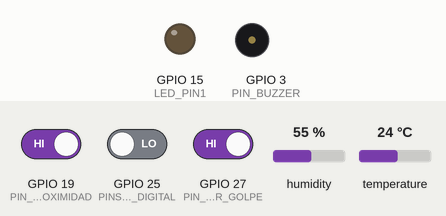
A sketch run on a simulated ESP32. Parts: output pins drawn as LEDs (lit = HIGH), buzzer (waves = sounding, pin HIGH). The inputs (shaded band) are chosen by the test bench; at power-on: temperature 24 °C, GPIO 19 (PIN_PROXIMIDAD) HIGH, GPIO 25 (PINSONIDO_DIGITAL) LOW, GPIO 27 (PIN_SENSOR_GOLPE) HIGH, humidity 55 %. WiFi joins after 1.5 s; servers stay silent unless stated; random numbers use the default seed unless the sketch sets one; no MQTT or app messages arrive unless stated; what the sketch prints to the serial monitor is not drawn.

Above: at 2.7 s.
2.8 s: temperature set to 16 °C
4.8 s: temperature set to 13 °C
At 5.7 s:
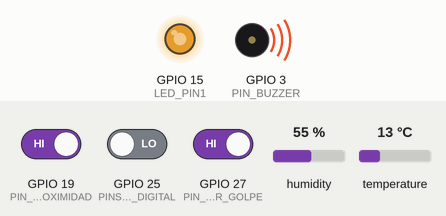
10.8 s: GPIO 19 (PIN_PROXIMIDAD) driven LOW
12.4 s: GPIO 25 (PINSONIDO_DIGITAL) driven HIGH
At 13.6 s:
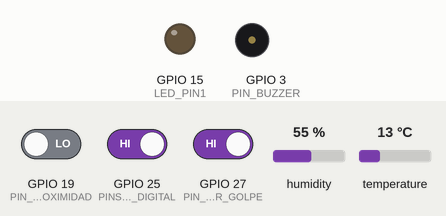
14.1 s: GPIO 27 (PIN_SENSOR_GOLPE) driven LOW
Timing chart, 0 to 22.1 s (numbered marks = the images above; inputs shaded):
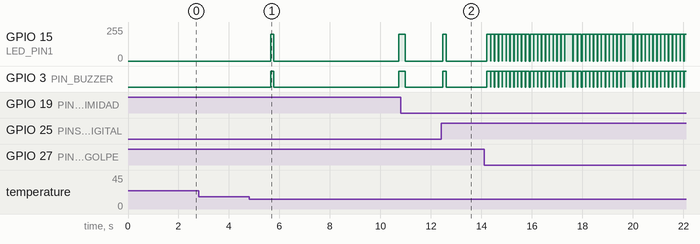

The sketch:

Codigo_cuna.ino
```cpp
#include <DHT.h>
#include <WiFi.h>
#include <PubSubClient.h>


#define LED_PIN1                15

//Sensor Proximidad
#define PIN_PROXIMIDAD          19

//Sensor de humedad
#define DHTPIN                  21
#define DHTTYPE                 DHT11

//Sensor de sonido HW-484 JY-037
#define PINSONIDO_DIGITAL       25
#define PINSONIDO_ANALOGICO     26

//Sensor tacometro
#define PIN_SENSOR_GOLPE        27

//BUZZER
#define PIN_BUZZER              3

#define LEDC_CHANNEL_0          0
#define LEDC_TIMER_8_BIT        8
#define LEDC_BASE_FREQ          5000

//DHT - Temperatura
DHT dht(DHTPIN, DHTTYPE);
int contCiclo = 0;
int CICLO_MOSTRAR_TEMPERATURA_CONSOLA = 300;
int cicloRefrescoTemperatura = 0;
float temperatura_alarma_minima = 15;
float temperatura_alarma_maxima = 30;

//Configuracion
int DELAY_LOOP = 100;


//SONIDO
int valor_sonido;
int aviso_sonido = 0;

//Sensor Golpe
int valor_sensor_golpe;

//PROXIMIDAD
int valor_proximidad;
int aviso_proximidad = 0;


//Activacion de alarmas
int alarma_sonido_activada = 1;
int alarma_temperatura_activada = 1;
int alarma_proximidad_activada = 1;
int aviso_temperatura = 0;
int TIEMPO_REFRESCO = 50;//5 segundos por los 100 de delay
int DELAY_MENSAJES = 10;//Milisegundos
int alarmaActivada = 0;
int contAlarma = 0;


//WIFI
const char* SSID = "nombre_de_red";
const char* PWD = "contraseña_de_red";
int DELAY_TRY_RECONNECT = 500;//Milisegundos

// MQTT client
WiFiClient wifiClient;
PubSubClient mqttClient(wifiClient);
char* mqttServer = "broker.hivemq.com";
int mqttPort = 1883;

//Topicos
const char* TOPIC_CONSOLA = "/com/consola";
String TOPIC_CONSOLA_STRING;
const char* TOPIC_REFRESCO_TEMPERATURA = "/swa/temperatura";
String TOPIC_REFRESCO_TEMPERATURA_STRING;
const char* TOPIC_ALARMA = "/swa/alarma";
String TOPIC_ALARMA_STRING;
const char* TOPIC_CONFIG_TEMPERATURA_MINIMA = "/com/cuna/configTemperaturaMinima";
String TOPIC_CONFIG_TEMPERATURA_MINIMA_STRING;
const char* TOPIC_CONFIG_TEMPERATURA_MAXIMA = "/com/cuna/configTemperaturaMaxima";
String TOPIC_CONFIG_TEMPERATURA_MAXIMA_STRING;
const char* TOPIC_SWITCH_ALARMA_SONIDO = "/com/cuna/switchAlarmaSonido";
String TOPIC_SWITCH_ALARMA_SONIDO_STRING;
const char* TOPIC_SWITCH_ALARMA_TEMPERATURA = "/com/cuna/switchAlarmaTemperatura";
String TOPIC_SWITCH_ALARMA_TEMPERATURA_STRING;
const char* TOPIC_SWITCH_ALARMA_PROXIMIDAD = "/com/cuna/switchAlarmaProximidad";
String TOPIC_SWITCH_ALARMA_PROXIMIDAD_STRING;
const char* TOPIC_GET_CONFIGURACION = "/com/cuna/getConfiguration";
String TOPIC_GET_CONFIGURACION_STRING;
const char* TOPIC_ENVIAR_CONFIGURACION = "/com/cuna/myConfiguration";
String TOPIC_ENVIAR_CONFIGURACION_STRING;


void setup() {
  //Activamos la salida por consola
  Serial.begin(115200);

  //Seteo de pines del ESP32
  configurarPines();

  //Inicializamos modulo dht para lectura de humedad y temperatura del ambiente
  dht.begin();

  //WIFI
  configurarYConectarWifi();

  //MQTT
  configurarMqtt();

  //Obtenemos las constantes de los topicos en String
  getTopicStrings();
}

void loop() {

 if (!mqttClient.connected())
 {
    reconnect();
 }

  mqttClient.loop();

  ledcWrite(LEDC_CHANNEL_0, 0);

  digitalWrite(PIN_BUZZER, LOW);

  alarmaActivada = 0;

  //DHT
  leerHumedad();

  //SONIDO
  leerSensorSonido();

  //TACOMETRO
  leerSensorMovimiento();

  //PROXIMIDAD
  leerSensorProximidad();

  if(alarmaActivada == 1)
  {
    contAlarma++;
  }
  else
  {
    contAlarma = 0;
  }

  delay(DELAY_LOOP);
}

void refrescarTemperatura(String mensaje){

  int n = mensaje.length();

  //Conversion de String a char[]
  char char_array[n + 1];

  strcpy(char_array, mensaje.c_str());

  for (int i = 0; i < n; i++)
      char_array[i] = mensaje[i];

  //Publicacion de mensaje
  if (mqttClient.connected()){
      mqttClient.publish(TOPIC_REFRESCO_TEMPERATURA, char_array);
      delay(DELAY_MENSAJES);
    }
}

void leerHumedad(){

  contCiclo++;

  cicloRefrescoTemperatura++;

  // Leemos la temperatura en grados centígrados (por defecto)
  float t = dht.readTemperature();

  // Comprobamos si ha habido algún error en la lectura
  if (isnan(t)) {
    if(cicloRefrescoTemperatura == 0 || cicloRefrescoTemperatura == TIEMPO_REFRESCO)
     {
        if(cicloRefrescoTemperatura > 0)
        {
          cicloRefrescoTemperatura = 0;
        }
        mostrarEnConsola("Error obteniendo los datos del sensor DHT11");
     }
  }
  else  {

      //Cada 10 tenemos 1 segundo por el delay de 100 milisegundos
     if(contCiclo == CICLO_MOSTRAR_TEMPERATURA_CONSOLA)
     {
        contCiclo = 0;

        mostrarEnConsola("Temperatura: " + String(t) + " ºC");
     }

     if(cicloRefrescoTemperatura == 0 || cicloRefrescoTemperatura == TIEMPO_REFRESCO)
     {
      if(cicloRefrescoTemperatura > 0)
      {
        cicloRefrescoTemperatura = 0;
      }

      refrescarTemperatura("Temperatura: " + String(t) + " ºC");
     }
     else
     {
        //mostrarEnConsola(String(cicloRefrescoTemperatura));
     }

    if(alarma_temperatura_activada == 1)
     {
        if(t > temperatura_alarma_maxima || t < temperatura_alarma_minima)
        {


          if(aviso_temperatura == 0 || aviso_temperatura == TIEMPO_REFRESCO)
          {
            if(aviso_temperatura > 0)
            {
              aviso_temperatura = 0;
            }

            alarma("Temperatura " + String(t) + " ºC");
          }

          aviso_temperatura++;

        }
        else
        {
          aviso_temperatura = 0;
        }
     }
  }
}

void leerSensorSonido(){

  valor_sonido = digitalRead(PINSONIDO_DIGITAL);

  if(valor_sonido == HIGH)
  {
    if(alarma_sonido_activada == 1)
    {
      if(aviso_sonido == 0 || aviso_sonido == TIEMPO_REFRESCO)
      {
        if(aviso_sonido > 0)
        {
          aviso_sonido = 0;
        }

        alarma("Sonido");
      }

      aviso_sonido++;

    }


    mostrarEnConsola("Microfono detectado.");
  }
  else
  {
    aviso_sonido = 0;
  }
}

void leerSensorMovimiento(){
  valor_sensor_golpe = digitalRead(PIN_SENSOR_GOLPE);

  if(valor_sensor_golpe == LOW)
  {
    alarma("Movimiento");

    mostrarEnConsola("Movimiento detectado.");
  }
}

void leerSensorProximidad(){

  valor_proximidad = digitalRead(PIN_PROXIMIDAD);

  if(valor_proximidad == LOW)
  {
    if(alarma_proximidad_activada == 1)
    {
      if(aviso_proximidad == 0 || aviso_proximidad == TIEMPO_REFRESCO)
      {
        if(aviso_proximidad > 0)
        {
          aviso_proximidad = 0;
        }

        alarma("Proximidad");
      }

      aviso_proximidad++;

    }

    mostrarEnConsola("Objeto aproximado.");
  }
  else
  {
    aviso_proximidad = 0;
  }

}

void configurarPines(){

  ledcSetup(LEDC_CHANNEL_0, LEDC_BASE_FREQ, LEDC_TIMER_8_BIT);
  ledcAttachPin(LED_PIN1, LEDC_CHANNEL_0);

  pinMode(LED_PIN1, OUTPUT);

  pinMode(PIN_PROXIMIDAD, INPUT);

  pinMode(PINSONIDO_DIGITAL, INPUT);

  pinMode(PIN_SENSOR_GOLPE, INPUT);

  pinMode(PIN_BUZZER, OUTPUT);
}

void configurarYConectarWifi(){
  WiFi.begin(SSID, PWD);

  while (WiFi.status() != WL_CONNECTED) {
    Serial.print(".");
    delay(DELAY_TRY_RECONNECT);
  }

  String nombre_red;

  for (int i = 0; i < strlen(SSID); i++) {

    nombre_red = nombre_red + (char)SSID[i];
  }

  mostrarEnConsola("Conectado a " + nombre_red);
}

void configurarMqtt(){
  mqttClient.setServer(mqttServer, mqttPort);

  //Configuramos el método donde el dispositivo realizará la lectura de los mensajes a los que está suscripto
  mqttClient.setCallback(callback);
}

void alarma(String tipo){

    alarmaActivada = 1;

    ledcWrite(LEDC_CHANNEL_0, 200);
    digitalWrite(PIN_BUZZER, HIGH);

  //Conversion de String a char[]
    int n = tipo.length();

    char char_array[n + 1];

    strcpy(char_array, tipo.c_str());

    for (int i = 0; i < n; i++)
    {
       char_array[i] = tipo[i];
    }


    if (mqttClient.connected()){
      mqttClient.publish(TOPIC_ALARMA, char_array);

      delay(DELAY_MENSAJES);
    }

    mostrarEnConsola("Alarma informada: " + tipo);
 }

void reconnect() {

  mostrarEnConsola("Conectando a Broker MQTT...");

  while (!mqttClient.connected()) {

      mostrarEnConsola("Reonectando a Broker MQTT...");

      //Generacion de clientID
      String clientId = "ESP32Client-";
      clientId += String(random(0xffff), HEX);

      if (mqttClient.connect(clientId.c_str())) {

        mostrarEnConsola("Conectado a Broker MQTT.");

        //suscripcion a topicos
        mqttClient.subscribe(TOPIC_CONFIG_TEMPERATURA_MINIMA);
        mqttClient.subscribe(TOPIC_CONFIG_TEMPERATURA_MAXIMA);
        mqttClient.subscribe(TOPIC_SWITCH_ALARMA_SONIDO);
        mqttClient.subscribe(TOPIC_SWITCH_ALARMA_TEMPERATURA);
        mqttClient.subscribe(TOPIC_SWITCH_ALARMA_PROXIMIDAD);
        mqttClient.subscribe(TOPIC_GET_CONFIGURACION);
        mqttClient.subscribe(TOPIC_ENVIAR_CONFIGURACION);
      }

  }
}

void callback(char* topic, byte* payload, unsigned int length) {

  String topico;
  String mensaje;

  for (int i = 0; i < strlen(topic); i++) {

    topico = topico + (char)topic[i];
  }

  for (int i = 0; i < length; i++) {

    mensaje = mensaje + (char)payload[i];

  }

  mostrarEnConsola("Topico Recibido: " + topico + "; Mesaje Recibido:" + mensaje);

  bool igual = topico.equalsIgnoreCase(TOPIC_CONFIG_TEMPERATURA_MINIMA_STRING);

  if(igual)
  {
    //Configuramos la temperatura minima obtenida del mensaje
    temperatura_alarma_minima = mensaje.toFloat();
  }

  igual = topico.equalsIgnoreCase(TOPIC_CONFIG_TEMPERATURA_MAXIMA_STRING);

  if(igual)
  {
    //Configuramos la temperatura maxima obtenida del mensaje
    temperatura_alarma_maxima = mensaje.toFloat();
  }

  igual = topico.equalsIgnoreCase(TOPIC_SWITCH_ALARMA_TEMPERATURA_STRING);

  if(igual)
  {
    if(mensaje == "1"){
      alarma_temperatura_activada = 1;
    }
    else{
      alarma_temperatura_activada = 0;
    }
  }

  igual = topico.equalsIgnoreCase(TOPIC_SWITCH_ALARMA_SONIDO_STRING);

  if(igual)
  {
    if(mensaje == "1"){
      alarma_sonido_activada = 1;
    }
    else{
      alarma_sonido_activada = 0;
    }
  }

  igual = topico.equalsIgnoreCase(TOPIC_SWITCH_ALARMA_PROXIMIDAD_STRING);

  if(igual)
  {
    if(mensaje == "1"){
      alarma_proximidad_activada = 1;
    }
    else{
      alarma_proximidad_activada = 0;
    }
  }

  igual = topico.equalsIgnoreCase(TOPIC_GET_CONFIGURACION);

  if(igual)
  {
    enviarConfiguracion();
  }
}

void enviarConfiguracion(){

  String configuracion = "{";
  configuracion = configuracion + "\"alarma_temperatura\" : \"" + String(alarma_temperatura_activada) + "\",";
  configuracion = configuracion + "\"temperatura_minima\" : \"" + String(temperatura_alarma_minima) + "\",";
  configuracion = configuracion + "\"temperatura_maxima\" : \"" + String(temperatura_alarma_maxima) + "\",";
  configuracion = configuracion + "\"alarma_sonido\" : \"" + String(alarma_sonido_activada) + "\",";
  configuracion = configuracion + "\"alarma_proximidad\" : \"" + String(alarma_proximidad_activada) + "\"";
  configuracion = configuracion + "}";

  //
  int n = configuracion.length();

  //Conversion de String a char[]
  char char_array[n + 1];

  strcpy(char_array, configuracion.c_str());

  for (int i = 0; i < n; i++)
      char_array[i] = configuracion[i];

  //Publicacion de mensaje
  if (mqttClient.connected()){
      mqttClient.publish(TOPIC_ENVIAR_CONFIGURACION, char_array);
      delay(DELAY_MENSAJES);
    }
}

void mostrarEnConsola(String mensaje){

    Serial.println(mensaje);

    //Conversion de String a char[]
    int n = mensaje.length();

    char char_array[n + 1];

    strcpy(char_array, mensaje.c_str());

    for (int i = 0; i < n; i++)
        char_array[i] = mensaje[i];


    //Publicacion de mensaje en consola de broker
    if (mqttClient.connected())
    {
      mqttClient.publish(TOPIC_CONSOLA, char_array);
      delay(DELAY_MENSAJES);
    }

}

void getTopicStrings(){
 TOPIC_CONSOLA_STRING = String(TOPIC_CONSOLA);
 TOPIC_REFRESCO_TEMPERATURA_STRING = String(TOPIC_REFRESCO_TEMPERATURA);
 TOPIC_ALARMA_STRING = String(TOPIC_ALARMA);
 TOPIC_CONFIG_TEMPERATURA_MINIMA_STRING = String(TOPIC_CONFIG_TEMPERATURA_MINIMA);
 TOPIC_CONFIG_TEMPERATURA_MAXIMA_STRING = String(TOPIC_CONFIG_TEMPERATURA_MAXIMA);
 TOPIC_SWITCH_ALARMA_SONIDO_STRING = String(TOPIC_SWITCH_ALARMA_SONIDO);
 TOPIC_SWITCH_ALARMA_TEMPERATURA_STRING = String(TOPIC_SWITCH_ALARMA_TEMPERATURA);
 TOPIC_SWITCH_ALARMA_PROXIMIDAD_STRING = String(TOPIC_SWITCH_ALARMA_PROXIMIDAD);
 TOPIC_GET_CONFIGURACION_STRING = String(TOPIC_GET_CONFIGURACION);
 TOPIC_ENVIAR_CONFIGURACION_STRING = String(TOPIC_ENVIAR_CONFIGURACION);

}
```

Measured:
- the behaviour switches between 15 and 14 °C on temperature (found by bisection; images 0 and 1)
- after the input at 2.8 s, every drawn part: stays the same
- after the input at 4.8 s, GPIO 15 (LED_PIN1): 0/255 → 199/255 after 0.85 s, → 0/255 0.12 s later, → 199/255 5.0 s later; GPIO 3 (PIN_BUZZER): LOW → HIGH after 0.85 s, → LOW 0.12 s later, → HIGH 5.0 s later
- after the input at 12.4 s, GPIO 15 (LED_PIN1): 0/255 → 199/255 after 0.06 s, → 0/255 0.14 s later; GPIO 3 (PIN_BUZZER): LOW → HIGH after 0.06 s, → LOW 0.14 s later
